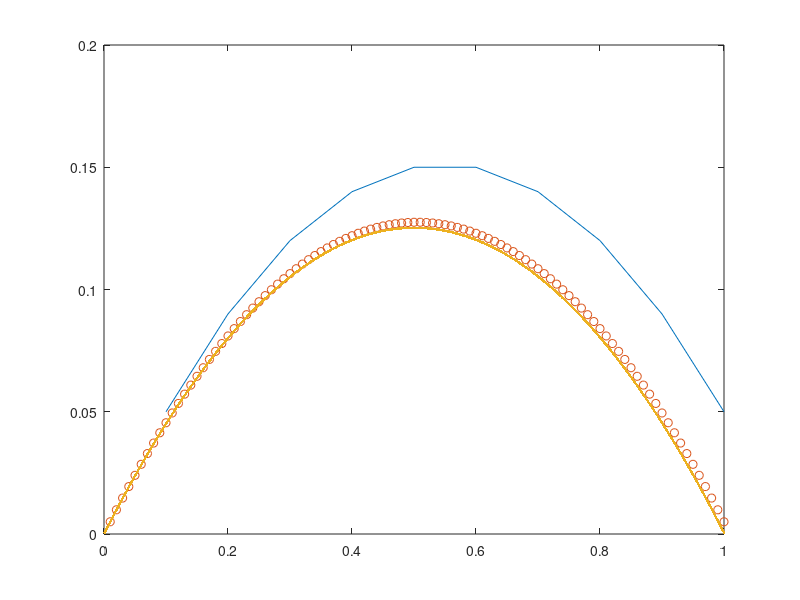

Write MATLAB code to recreate this figure.
n=10;
M=diag(-ones(n-1,1),-1)+diag(2*ones(n,1),0)+diag(-ones(n-1,1),1);
f=ones(n,1);
h=1/n;
b=h^2.*f;
b(1)=b(1)+0;
b(n)=b(n)+0;
x1=(1/n:1/n:1)';
y1=M\b;
n=100;
M=diag(-ones(n-1,1),-1)+diag(2*ones(n,1),0)+diag(-ones(n-1,1),1);
f=ones(n,1);
h=1/n;
b=h^2.*f;
b(1)=b(1)+0;
b(n)=b(n)+0;
x2=(1/n:1/n:1)';
y2=M\b;
n=1000;
M=diag(-ones(n-1,1),-1)+diag(2*ones(n,1),0)+diag(-ones(n-1,1),1);
f=ones(n,1);
h=1/n;
b=h^2.*f;
b(1)=b(1)+0;
b(n)=b(n)+0;
x3=(1/n:1/n:1)';
y3=M\b;
plot(x1,y1,'-',x2,y2,'o',x3,y3,'.')